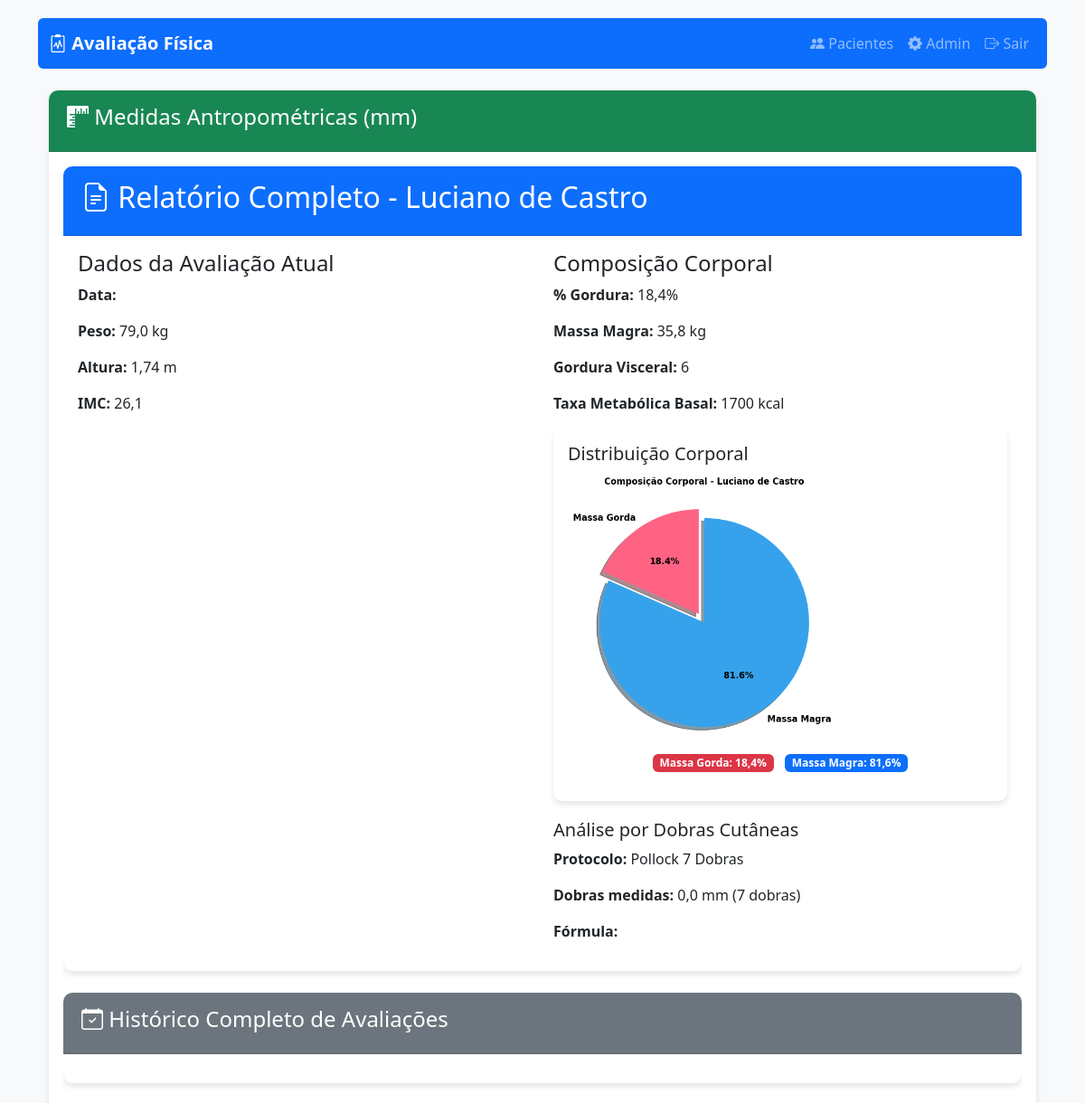
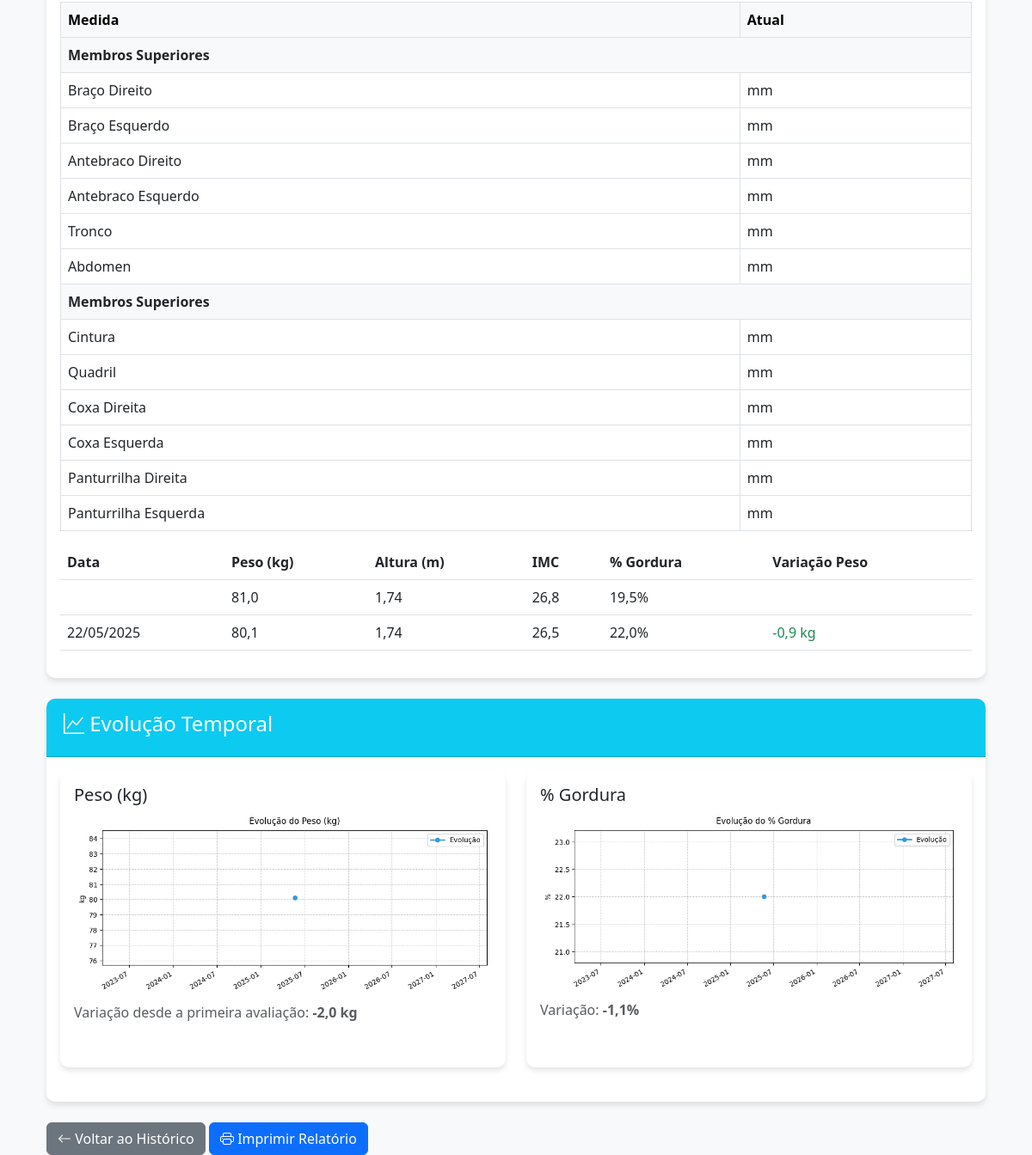
/avaliacoes/2/relatorio/ (signed in), run on the app's committed database (2 pictures, top to bottom).
### avaliacao/models.py (models this page shows, shortened)
class Paciente(models.Model):
    SEXO_CHOICES = [('M', 'Masculino'), ('F', 'Feminino')]
    nome = models.CharField(max_length=100)
    sexo = models.CharField(max_length=1, choices=SEXO_CHOICES)
    data_nascimento = models.DateField()
    telefone = models.CharField(max_length=15, blank=True)
    email = models.EmailField(blank=True)
    observacoes = models.TextField(blank=True)

class Avaliacao(models.Model):
    PROTOCOLOS = [
        ('POLLOCK_7', 'Pollock 7 Dobras'),
        ('FALKNER_4', 'Falkner 4 Dobras'),
    ]
    protocolo = models.CharField(
        max_length=10,
        choices=PROTOCOLOS,
        default='POLLOCK_7'
    )
    paciente = models.ForeignKey(Paciente, on_delete=models.CASCADE, related_name='avaliacoes')
    data_avaliacao = models.DateField()  # Removido o 'default' (agora será obrigatório preencher)
    altura = models.FloatField(help_text="Altura em metros")
    peso = models.FloatField(help_text="Peso em kg")
    percentual_gordura = models.FloatField(verbose_name="% Gordura")
    massa_magra = models.FloatField()
    gordura_visceral = models.IntegerField()
    tmb = models.IntegerField(verbose_name="Taxa Metabólica Basal")
    idade_metabolica = models.IntegerField()
    observacoes = models.TextField(blank=True)
    torax = models.FloatField('Tórax', null=True, blank=True)
    triceps = models.FloatField('Tríceps', null=True, blank=True)
    abdominal = models.FloatField('Abdominal', null=True, blank=True)
    coxa = models.FloatField('Coxa', null=True, blank=True)
    axilar_media = models.FloatField('Axilar Média', null=True, blank=True)
    subescapular = models.FloatField('Subescapular', null=True, blank=True)
    suprailiaca = models.FloatField('Supra-ilíaca', null=True, blank=True)
    braco_direito = models.FloatField('Braço Direito (mm)', null=True, blank=True)
    braco_esquerdo = models.FloatField('Braço Esquerdo (mm)', null=True, blank=True)
    antebraco_direito = models.FloatField('Antebraço Direito (mm)', null=True, blank=True)
    antebraco_esquerdo = models.FloatField('Antebraço Esquerdo (mm)', null=True, blank=True)
    cintura = models.FloatField('Cintura (mm)', null=True, blank=True)
    quadril = models.FloatField('Quadril (mm)', null=True, blank=True)
    tronco = models.FloatField('Tronco (mm)', null=True, blank=True)
    abdomen = models.FloatField('Abdômen (mm)', null=True, blank=True)
    coxa_direita = models.FloatField('Coxa Direita (mm)', null=True, blank=True)
    coxa_esquerda = models.FloatField('Coxa Esquerda (mm)', null=True, blank=True)
    panturrilha_direita = models.FloatField('Panturrilha Direita (mm)', null=True, blank=True)
    panturrilha_esquerda = models.FloatField('Panturrilha Esquerda (mm)', null=True, blank=True)
    @property
    def soma_7_dobras(self):
        return sum([
            self.torax or 0,
            self.triceps or 0,
            self.abdominal or 0,
            self.coxa or 0,
            self.axilar_media or 0,
            self.subescapular or 0,
            self.suprailiaca or 0
        ])
    class Meta:
        ordering = ['-data_avaliacao']
    @property
    def imc(self):
        return self.peso / (self.altura ** 2)

### avaliacao/views.py (the view)
# urls.py: path('avaliacoes/<int:pk>/relatorio/', views.relatorio_completo, name='relatorio_completo'),
@login_required
def relatorio_completo(request, pk):
    avaliacao_atual = get_object_or_404(Avaliacao, pk=pk)
    paciente = avaliacao_atual.paciente
    todas_avaliacoes = Avaliacao.objects.filter(paciente=paciente).order_by('data_avaliacao')
    if avaliacao_atual not in todas_avaliacoes:
        todas_avaliacoes = list(todas_avaliacoes) + [avaliacao_atual]
        todas_avaliacoes.sort(key=lambda x: x.data_avaliacao)
    graficos = {}
    if todas_avaliacoes.count() > 1:
        graficos['peso'] = gerar_grafico(
            todas_avaliacoes,
            'data_avaliacao',
            'peso',
            'Evolução do Peso (kg)',
            'kg',
            destaque=avaliacao_atual.data_avaliacao
        )
        graficos['gordura'] = gerar_grafico(
            todas_avaliacoes,
            'data_avaliacao',
            'percentual_gordura',
            'Evolução do % Gordura',
            '%',
            destaque=avaliacao_atual.data_avaliacao
        )
        graficos['imc'] = gerar_grafico(
            todas_avaliacoes,
            'data_avaliacao',
            'imc',
            'Evolução do IMC',
            '',
            destaque=avaliacao_atual.data_avaliacao
        )
        graficos['composicao'] = gerar_grafico_pizza(
            massa_gorda=avaliacao_atual.percentual_gordura,
            massa_magra=100 - avaliacao_atual.percentual_gordura,  # Calcula % massa magra
            titulo=f"Composição Corporal - {paciente.nome}"
        )
        medidas_padrao = ['cintura', 'quadril', 'braco_direito']
        graficos['medidas'] = gerar_grafico_medidas(todas_avaliacoes, medidas_padrao)
    return render(request, 'avaliacao/relatorio_completo.html', {
        'avaliacao': avaliacao_atual,
        'paciente': paciente,
        'graficos': graficos,
        'tem_historico': todas_avaliacoes.count() > 1,
        'avaliacoes_anteriores': todas_avaliacoes.exclude(pk=avaliacao_atual.pk),
        'titulo': f'Relatório - {paciente.nome}'
    })

### avaliacao/templates/avaliacao/relatorio_completo.html (shortened to what this page needs)
{% extends 'avaliacao/base.html' %}
{% load custom_filters %}
{% block content %}
<div class="container mt-4">
    <div class="card mb-4">
        <div class="card-header bg-success text-white">
            <h4><i class="bi bi-rulers"></i> Medidas Antropométricas (mm)</h4>
        </div>
        <div class="card-body">
            <div class="table-responsive">
                <table class="table table-bordered">
                    <thead class="table-light">
                        <tr>
                            <th>Medida</th>
                            <th>Atual</th>
                        </tr>
                    </thead>
                    <tbody>
                        <tr class="table-group-divider">
                            <td colspan="{% if ultima_avaliacao %}4{% else %}2{% endif %}" class="fw-bold bg-light">Membros Superiores</td>
                        </tr>
                        <tr>
                            <td>Braço Direito</td>
                            <td>{{ avaliacao.braco_direito|default:"-"|floatformat:1 }} mm</td>
                        </tr>
                        <tr>
                            <td>Braço Esquerdo</td>
                            <td>{{ avaliacao.braco_esquerdo|default:"-"|floatformat:1 }} mm</td>
                        </tr>
                        <tr>
                            <td>Antebraco Direito</td>
                            <td>{{ avaliacao.antebraco_direito|default:"-"|floatformat:1 }} mm</td>
                        </tr>
                        <tr>
                            <td>Antebraco Esquerdo</td>
                            <td>{{ avaliacao.antebraco_esquerdo|default:"-"|floatformat:1 }} mm</td>
                        </tr>
                        <tr>
                            <td>Tronco</td>
                            <td>{{ avaliacao.tronco|default:"-"|floatformat:1 }} mm</td>
                        </tr>
                        <tr>
                            <td>Abdomen</td>
                            <td>{{ avaliacao.abdomen|default:"-"|floatformat:1 }} mm</td>
                        </tr>
                        <tr class="table-group-divider">
                            <td colspan="{% if ultima_avaliacao %}4{% else %}2{% endif %}" class="fw-bold bg-light">Membros Superiores</td>
                        </tr>
                        <tr>
                            <td>Cintura</td>
                            <td>{{ avaliacao.cintura|default:"-"|floatformat:1 }} mm</td>
                        </tr>
                        <tr>
                            <td>Quadril</td>
                            <td>{{ avaliacao.quadril|default:"-"|floatformat:1 }} mm</td>
                        </tr>
                        <tr>
                            <td>Coxa Direita</td>
                            <td>{{ avaliacao.coxa_direita|default:"-"|floatformat:1 }} mm</td>
                        </tr>
                        <tr>
                            <td>Coxa Esquerda</td>
                            <td>{{ avaliacao.coxa_esquerda|default:"-"|floatformat:1 }} mm</td>
                        </tr>
                        <tr>
                            <td>Panturrilha Direita</td>
                            <td>{{ avaliacao.panturrilha_direita|default:"-"|floatformat:1 }} mm</td>
                        </tr>
                        <tr>
                            <td>Panturrilha Esquerda</td>
                            <td>{{ avaliacao.panturrilha_esquerda|default:"-"|floatformat:1 }} mm</td>
                        </tr>
    <div class="card mb-4">
        <div class="card-header bg-primary text-white">
            <h2>
                <i class="bi bi-file-earmark-text"></i>
                Relatório Completo - {{ paciente.nome }}
            </h2>
        </div>
        <div class="card-body">
            <div class="row">
                <div class="col-md-6">
                    <h4>Dados da Avaliação Atual</h4>
                    <p><strong>Data:</strong> {{ avaliacao.data_avaliacao|date:"d/m/Y" }}</p>
                    <p><strong>Peso:</strong> {{ avaliacao.peso }} kg</p>
                    <p><strong>Altura:</strong> {{ avaliacao.altura }} m</p>
                    <p><strong>IMC:</strong> {{ avaliacao.imc|floatformat:1 }}</p>
                </div>
                <div class="col-md-6">
                    <h4>Composição Corporal</h4>
                    <p><strong>% Gordura:</strong> {{ avaliacao.percentual_gordura }}%</p>
                    <p><strong>Massa Magra:</strong> {{ avaliacao.massa_magra }} kg</p>
                    <p><strong>Gordura Visceral:</strong> {{ avaliacao.gordura_visceral }}</p>
                    <p><strong>Taxa Metabólica Basal:</strong> {{ avaliacao.tmb }} kcal</p>
                    {% if graficos.composicao %}
                    <div class="mt-3">
                        <div class="card">
                            <div class="card-body">
                                <h5 class="card-title">Distribuição Corporal</h5>
                                <img
                                    class="img-fluid rounded"
                                    alt="Composição Corporal"
                                    style="max-height: 300px;"
                                >
                                <p class="mt-2 text-muted text-center">
                                    <span class="badge bg-danger">Massa Gorda: {{ avaliacao.percentual_gordura }}%</span>
                                    <span class="badge bg-primary ms-2">Massa Magra: {{ 100|subtract:avaliacao.percentual_gordura }}%</span>
                                </p>
                            </div>
                        </div>
                    </div>
                    {% endif %}
                    <div class="mt-3">
                        <h5>Análise por Dobras Cutâneas</h5>
                        <p><strong>Protocolo:</strong> {{ avaliacao.get_protocolo_display }}</p>
                        <p><strong>Dobras medidas:</strong>
                            {% if avaliacao.protocolo == 'POLLOCK_7' %}
                                {{ avaliacao.soma_7_dobras|floatformat:1 }} mm (7 dobras)
                            {% else %}
                                {{ avaliacao.soma_4_dobras|floatformat:1 }} mm (4 dobras)
                            {% endif %}
                        </p>
                        <p><strong>Fórmula:</strong> {{ avaliacao.formula_usada }}</p>
                    </div>
                </div>
            </div>
        </div>
    </div>
    <div class="card mb-4">
        <div class="card-header bg-secondary text-white">
            <h4><i class="bi bi-calendar-check"></i> Histórico Completo de Avaliações</h4>
        </div>
        <div class="card-body">
            <div class="table-responsive">
                <table class="table table-hover">
                    <thead>
                        <tr>
                            <th>Data</th>
                            <th>Peso (kg)</th>
                            <th>Altura (m)</th>
                            <th>IMC</th>
                            <th>% Gordura</th>
                            <th>Variação Peso</th>
                        </tr>
                    </thead>
                    <tbody>
                        {% for av in avaliacoes_anteriores %}
                        <tr {% if av.id == avaliacao.id %}class="avaliacao-atual"{% endif %}>
                            <td>{{ av.data_avaliacao|date:"d/m/Y" }}</td>
                            <td>{{ av.peso|floatformat:1 }}</td>
                            <td>{{ av.altura|floatformat:2 }}</td>
                            <td>{{ av.imc|floatformat:1 }}</td>
                            <td>{{ av.percentual_gordura|floatformat:1 }}%</td>
                            <td>
                                {% if not forloop.first %}
                                {% with anterior=avaliacoes_anteriores|previous:forloop.counter0 %}
                                <span class="{% if av.peso > anterior.peso %}text-danger{% else %}text-success{% endif %}">
                                    {{ av.peso|subtract:anterior.peso|floatformat:1 }} kg
                                </span>
                                {% endwith %}
                                {% endif %}
                            </td>
                        </tr>
                        {% endfor %}
                    </tbody>
                </table>
            </div>
        </div>
    </div>
    {% if tem_historico %}
    <div class="card mb-4">
        <div class="card-header bg-info text-white">
            <h4><i class="bi bi-graph-up"></i> Evolução Temporal</h4>
        </div>
        <div class="card-body">
            <div class="row">
                <div class="col-md-6 mb-4">
                    <div class="card h-100">
                        <div class="card-body">
                            <h5 class="card-title">Peso (kg)</h5>
                            <img class="img-fluid" alt="Evolução do Peso">
                            <p class="mt-2 text-muted">Variação desde a primeira avaliação: <strong>{{ avaliacao.peso|subtract:avaliacoes_anteriores.first.peso|floatformat:1 }} kg</strong></p>
                        </div>
                    </div>
                </div>
                <div class="col-md-6 mb-4">
                    <div class="card h-100">
                        <div class="card-body">
                            <h5 class="card-title">% Gordura</h5>
                            <img class="img-fluid" alt="Evolução do % Gordura">
                            <p class="mt-2 text-muted">Variação: <strong>{{ avaliacao.percentual_gordura|subtract:avaliacoes_anteriores.first.percentual_gordura|floatformat:1 }}%</strong></p>
                        </div>
                    </div>
                </div>
            </div>
        </div>
    </div>
    {% endif %}
    <div class="mt-4 no-print">
        <a href="{% url 'avaliacao:historico_avaliacoes' paciente.id %}" class="btn btn-secondary">
            <i class="bi bi-arrow-left"></i> Voltar ao Histórico
        </a>
        <button onclick="window.print()" class="btn btn-primary">
            <i class="bi bi-printer"></i> Imprimir Relatório
        </button>
    </div>
</div>
{% endblock %}

### data on the page
Paciente: nome "Luciano de Castro"
Avaliacao: peso "79,0", altura "1,74", imc "26,1", percentual_gordura "18,4", massa_magra "35,8", gordura_visceral "6", tmb "1700", percentual_gordura "81,6", protocolo "Pollock 7 Dobras", soma_7_dobras "0,0", peso|subtract "-2,0", percentual_gordura|subtract "-1,1"
Avaliacao: peso "81,0", altura "1,74", imc "26,8", percentual_gordura "19,5"
Avaliacao: data_avaliacao "22/05/2025", peso "80,1", altura "1,74", imc "26,5", percentual_gordura "22,0", peso|subtract "-0,9"
